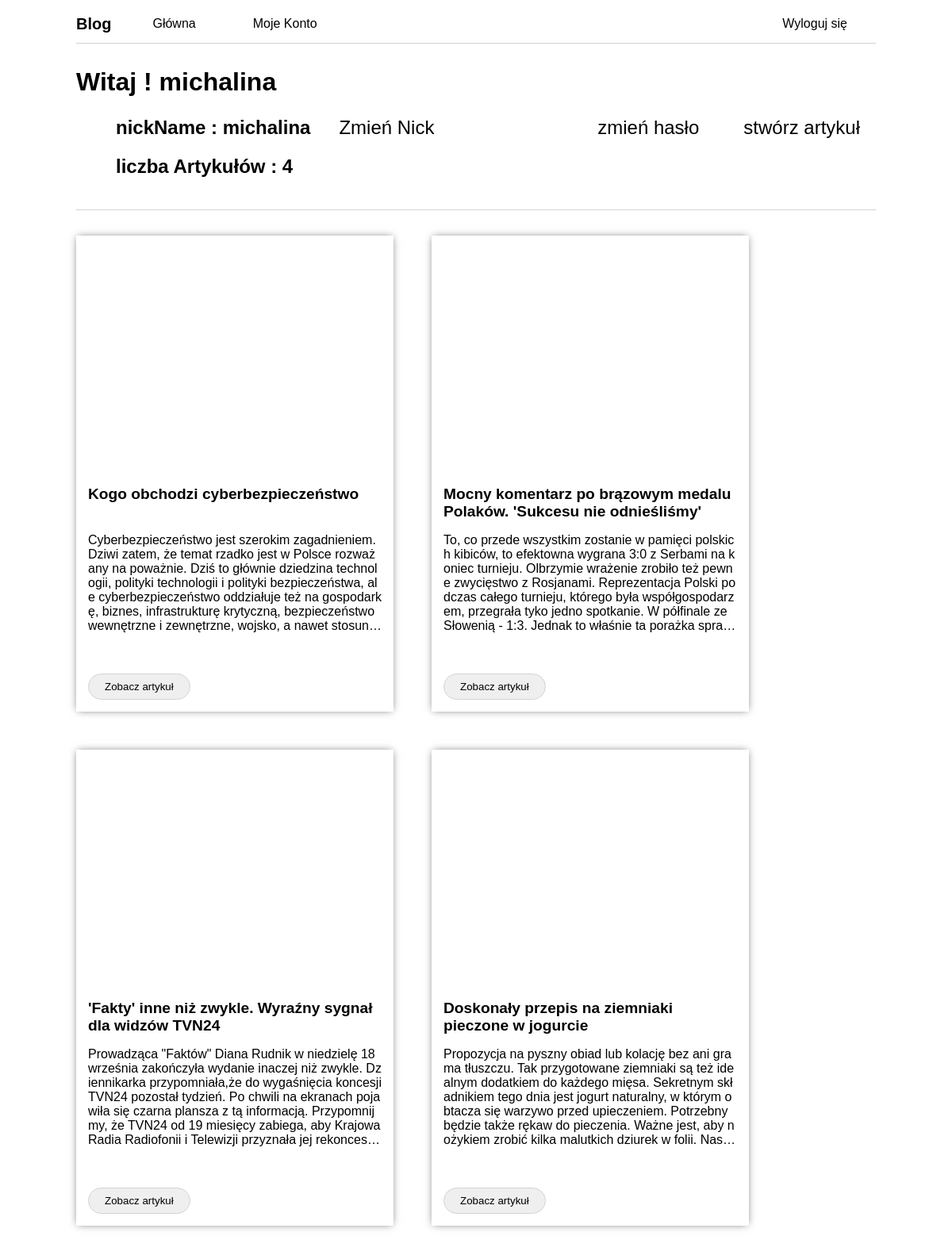
The app's page /moje/moje-konto.php (signed in) with its own data.
### tables this page shows
create table user_login(
        user_id int auto_increment not null,
        nickName varchar(50) not null,
        password varchar(500) not null,
        primary key(user_id)
);

create table article (
        article_id int auto_increment not null,
        article_header varchar(255) not null,
        article_src varchar(1000),
        article_text LONGTEXT,
        article_category_id int,
        article_created DATE not null,
        article_updated DATE not null,
        article_owner_id int,
        FOREIGN KEY(article_category_id) REFERENCES article_category (category_id),
        FOREIGN KEY(article_owner_id) REFERENCES user_login (user_id),
        primary key(article_id)
);

### components/articles.php (the view, shortened to what this page needs)
<?php
if($_SESSION['logged']){
    $loggedID = $_SESSION['loggedID'];
    $myarticleQ = "SELECT * from article where article_owner_id = '$loggedID' ";
    $myarticleR = mysqli_query($server,$myarticleQ);
    echo "<div class='articles' >";
    while($d = mysqli_fetch_array($myarticleR)){
        $text = json_decode($d['article_text'], true);
        echo "<form class='article' method='post'>";
        echo "<div style='background-image: url($d[article_src])' class='image' ></div>";
        echo "<div class='article_info' >";
        echo "<h1>$d[article_header]</h1>";
        echo "<p>$text[text_1]</p>";
        echo "</div>";
        echo "<button type='submit' name='article' value='$d[article_id]' >Zobacz artykuł</button>";
        echo "</form>";
    }
    echo "</div>";
}
?>

### moje/moje-konto.php (shortened to what this page needs)
<?php
$server = mysqli_connect('localhost','root','');
?>
<!DOCTYPE html>
<html lang="pl">
<head>
   <link rel="stylesheet" href="../main.css">
</head>
<body>
   <?php include("../components/nav.php") ?>
    <div class="user-info">
        <?php
            $loggedID = $_SESSION['loggedID'];
            $nickq = "SELECT nickName from user_login where user_id = '$loggedID' ";
            $nickr = mysqli_query($server,$nickq);
            if(mysqli_query($server,$nickq)){
                while($d = mysqli_fetch_array($nickr)){
                    echo "<h1>Witaj ! $d[nickName]</h1>";
                }
            } else {
                $_SESSION['logged'] = false;
                $_SESSION['loggedID'] = 0;
                $url = $_SESSION['actualLink']."konto/zaloguj.php";
                header( "Location: $url" );
            }
        ?>
        <div class="user-stats" >
            <?php
                $loggedID = $_SESSION['loggedID'];
                $nickq = "SELECT nickName from user_login where user_id = '$loggedID' ";
                $nickr = mysqli_query($server,$nickq);
                if(mysqli_query($server,$nickq)){
                    while($d = mysqli_fetch_array($nickr)){
                        echo "<div>";
                            echo "<div>";
                                echo "<h1>nickName : $d[nickName]</h1> <a href='zmien-nick.php' >Zmień Nick</a>";
                            echo "</div>";
                            echo "<div class='zmien-haslo'>";
                                echo "<a href='zmien-haslo.php'>zmień hasło</a>";
                                echo "<a href='stworz-artykul.php'>stwórz artykuł</a>";
                            echo "</div>";
                        echo "</div>";
                    }
                }
                $nickq = "SELECT count(article_id) as suma from article where article_owner_id = '$loggedID' ";
                $nickr = mysqli_query($server,$nickq);
                if(mysqli_query($server,$nickq)){
                    while($d = mysqli_fetch_array($nickr)){
                        echo "<h1>liczba Artykułów : $d[suma]</h1>";
                    }
                }
            ?>
        </div>
    </div>
    <?php include("../components/articles.php") ?>
</body>
</html>

### components/nav.php
<header>
    <div class='nav' >
        <h1>Blog</h1>
        <?php
            $url = $_SESSION['mainLink'];
            echo "<a href='$url' >Główna</a>";
        ?>
        <?php
            $logged = $_SESSION['logged'];
            if($logged){
                $url = $_SESSION['actualLink']."moje/moje-konto.php";
                echo "<a href='$url' >Moje Konto</a>";
            }
        ?>
    </div>
    <div class='logged'>
        <?php
            $logged = $_SESSION['logged'];
            if(!$logged){
                $url = $_SESSION['actualLink']."konto/zaloguj.php";
                echo "<a href='$url' >Zaloguj się</a>";
            } else {
                $url = $_SESSION['actualLink']."konto/wyloguj.php";
                echo "<a href='$url' >Wyloguj się</a>";
            }
        ?>
    </div>
</header>

### main.css (style rules this page uses)
* { margin: 0; padding: 0; -webkit-box-sizing: border-box; box-sizing: border-box; color: black; font-family: 'Poppins', sans-serif; }
a { color: black; text-decoration: none; padding: 5px 20px; -webkit-transition: all .2s ease-in-out; transition: all .2s ease-in-out; }
body { padding: 1rem 8vw; }
header { display: -webkit-box; display: -ms-flexbox; display: flex; -webkit-box-align: center; -ms-flex-align: center; align-items: center; -webkit-box-pack: justify; -ms-flex-pack: justify; justify-content: space-between; padding-bottom: 10px; border-bottom: 1px solid lightgray; }
header .nav h1 { font-size: 20px; font-weight: 800; margin-right: 1rem; }
header .nav, header .logged { display: -webkit-box; display: -ms-flexbox; display: flex; -webkit-box-orient: horizontal; -webkit-box-direction: normal; -ms-flex-direction: row; flex-direction: row; -webkit-box-align: center; -ms-flex-align: center; align-items: center; }
header .nav a, header .logged a { margin: 0 1rem; }
.user-info { width: 100%; border-bottom: 1px solid lightgray; padding: 30px 0; }
.user-info .user-stats { width: 100%; padding: 20px 0 10px 50px; }
.user-info .user-stats h1 { font-size: 1.5rem; font-weight: 600; }
.user-info .user-stats div { width: 100%; display: -webkit-box; display: -ms-flexbox; display: flex; -webkit-box-orient: horizontal; -webkit-box-direction: normal; -ms-flex-direction: row; flex-direction: row; -webkit-box-align: center; -ms-flex-align: center; align-items: center; -webkit-box-pack: justify; -ms-flex-pack: justify; justify-content: space-between; }
.user-info .user-stats div h1 { font-size: 1.5rem; font-weight: 600; }
.user-info .user-stats div div, .user-info .user-stats div .zmien-haslo { display: -webkit-box; display: -ms-flexbox; display: flex; -webkit-box-orient: horizontal; -webkit-box-direction: normal; -ms-flex-direction: row; flex-direction: row; -webkit-box-align: center; -ms-flex-align: center; align-items: center; -webkit-box-pack: start; -ms-flex-pack: start; justify-content: flex-start; margin-bottom: 1rem; }
.user-info .user-stats div div h1, .user-info .user-stats div .zmien-haslo h1 { font-size: 1.5rem; font-weight: 600; }
.user-info .user-stats div div a, .user-info .user-stats div .zmien-haslo a { margin-left: 1rem; font-size: 1.5rem; font-weight: 300; }
.user-info .user-stats div .zmien-haslo { -webkit-box-pack: end; -ms-flex-pack: end; justify-content: flex-end; }
.articles { display: -webkit-box; display: -ms-flexbox; display: flex; -ms-flex-wrap: wrap; flex-wrap: wrap; -webkit-box-orient: horizontal; -webkit-box-direction: normal; -ms-flex-direction: row; flex-direction: row; margin-top: 2rem; gap: 3rem; }
.articles .article { width: 400px; height: 600px; position: relative; -webkit-box-shadow: 0px 0px 10px -2px rgba(0, 0, 0, 0.582); box-shadow: 0px 0px 10px -2px rgba(0, 0, 0, 0.582); }
.articles .article .image { width: 100%; height: 300px; background-position: center; background-repeat: no-repeat; background-size: cover; z-index: 2; }
.articles .article .article_info { padding: 15px; }
.articles .article .article_info h1 { font-size: 1.2rem; height: 60px; }
.articles .article .article_info p { -webkit-box-orient: vertical; display: -webkit-box; overflow: hidden; word-break: break-all; text-overflow: ellipsis; -webkit-line-clamp: 7; }
.articles .article button { position: absolute; bottom: 15px; border-radius: 25px; border: 1px solid lightgray; padding: 8px 20px; margin-left: 15px; }

### records on screen
user_login: nickName "michalina"
article: article_header "Kogo obchodzi cyberbezpieczeństwo", article_text "Cyberbezpieczeństwo jest szerokim zagadnieniem. Dziwi zatem, że temat rzadko jest w Polsce rozważany na poważnie. Dziś to głównie dziedzina technologii, polityki technologii i polityki bezpieczeństwa, ale cyberbezpieczeństwo oddziałuje też na gospodarkę, biznes, infrastrukturę krytyczną, bezpieczeństwo wewnętrzne i zewnętrzne, wojsko, a nawet…", $d[article_id] 3 (drawn)
article: article_header "Mocny komentarz po brązowym medalu Polaków. 'Sukcesu nie odnieśliśmy'", article_text "To, co przede wszystkim zostanie w pamięci polskich kibiców, to efektowna wygrana 3:0 z Serbami na koniec turnieju. Olbrzymie wrażenie zrobiło też pewne zwycięstwo z Rosjanami. Reprezentacja Polski podczas całego turnieju, którego była współgospodarzem, przegrała tyko jedno spotkanie. W półfinale ze Słowenią - 1:3. Jednak to właśnie ta…", $d[article_id] 8 (drawn)
article: article_header "'Fakty' inne niż zwykle. Wyraźny sygnał dla widzów TVN24", article_text "Prowadząca \"Faktów\" Diana Rudnik w niedzielę 18 września zakończyła wydanie inaczej niż zwykle. Dziennikarka przypomniała,że do wygaśnięcia koncesji TVN24 pozostał tydzień. Po chwili na ekranach pojawiła się czarna plansza z tą informacją. Przypomnijmy, że TVN24 od 19 miesięcy zabiega, aby Krajowa Radia Radiofonii i Telewizji przyznała jej…", $d[article_id] 11 (drawn)
article: article_header "Doskonały przepis na ziemniaki pieczone w jogurcie", article_text "Propozycja na pyszny obiad lub kolację bez ani grama tłuszczu. Tak przygotowane ziemniaki są też idealnym dodatkiem do każdego mięsa. Sekretnym składnikiem tego dnia jest jogurt naturalny, w którym obtacza się warzywo przed upieczeniem. Potrzebny będzie także rękaw do pieczenia. Ważne jest, aby nożykiem zrobić kilka malutkich dziurek w…", $d[article_id] 14 (drawn)

### other values on screen
$d[suma] "4"
